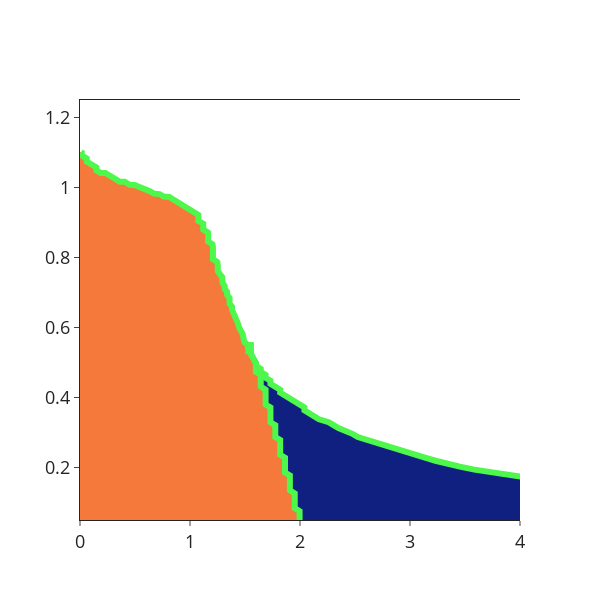

Notebook code cell kept with this figure:
### Code cell
# params = {}
# params = set_params()

x_space = np.linspace(0, 8., res)
a_space = np.linspace(0.01, 5., res)
params['x_c'] = x_crit(params['n'])
m_space = np.linspace(0.05, 11., res)
params['m_space'] = m_space
params['res'] = 250

U_data, U_mins, x_arr_max, gmin_overm, b1_overm, b2_overm, inf_overm, capture2minima, capture_mvals, capmax, barrier_heights = collect_minima(U, m_space, x_space, a_space, params)
mtst2, x_cvals, newlowlines, newhighlines = calc_PD_rates(params)
